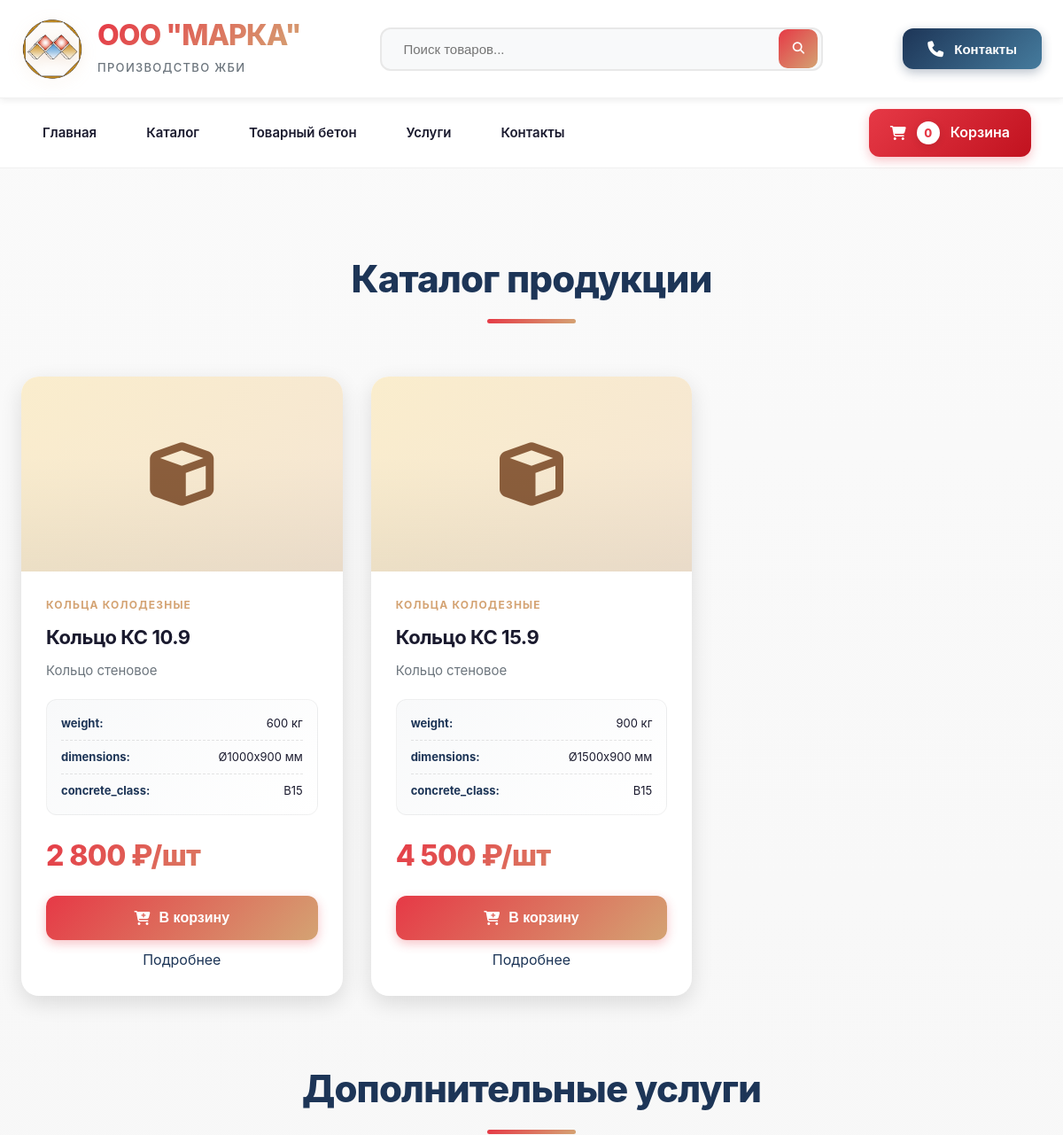
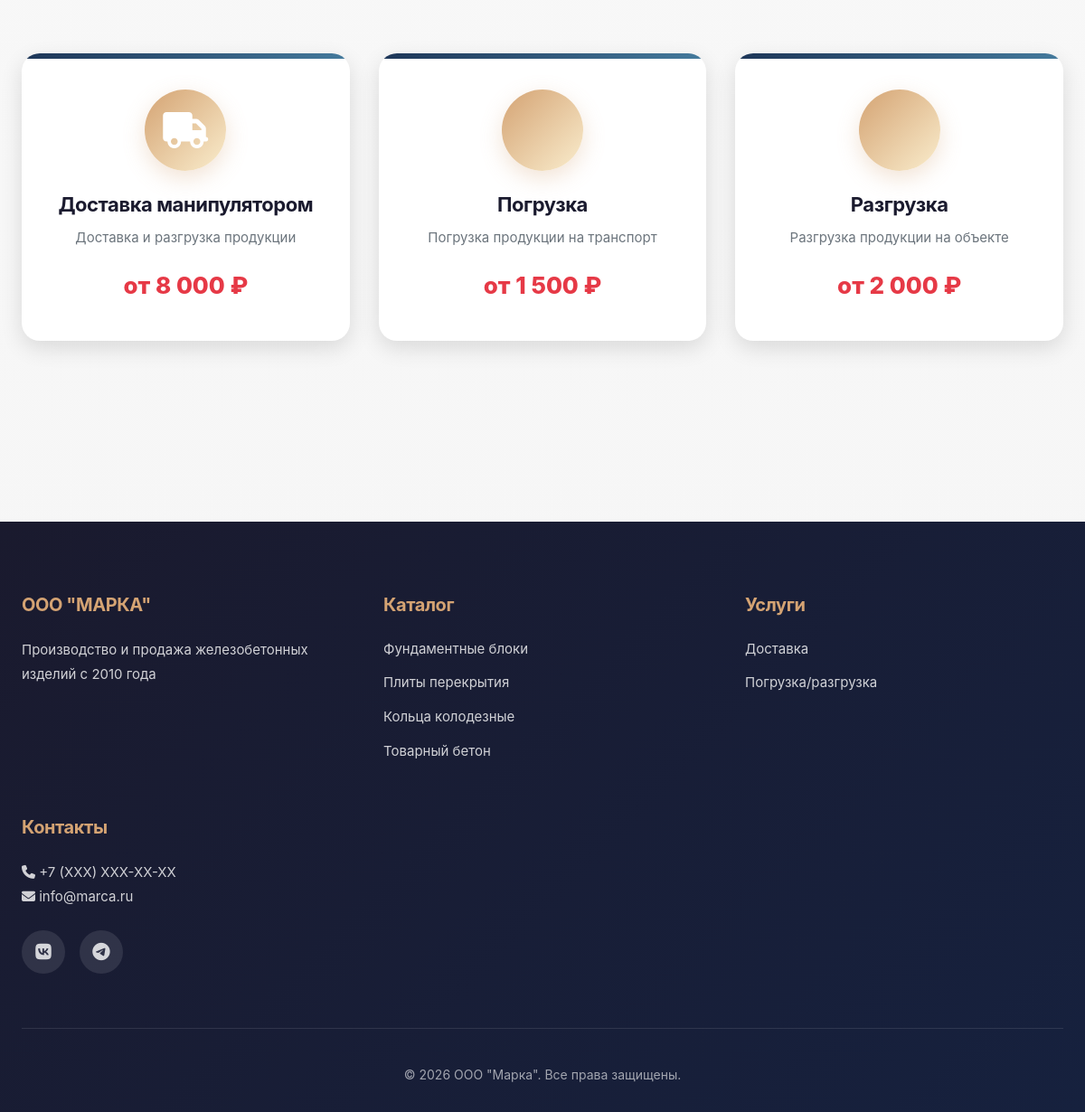
The page /catalog.php?category=3 on the database its author committed (2 pictures, top to bottom).
### tables this page shows
CREATE TABLE products (
                          id INT AUTO_INCREMENT PRIMARY KEY,
                          category_id INT,
                          name VARCHAR(255) NOT NULL,
                          slug VARCHAR(255) NOT NULL,
                          description TEXT,
                          price DECIMAL(10, 2) NOT NULL,
                          unit VARCHAR(50) DEFAULT 'шт',
                          image VARCHAR(255),
                          specifications JSON,
                          in_stock BOOLEAN DEFAULT TRUE,
                          created_at TIMESTAMP DEFAULT CURRENT_TIMESTAMP
);

CREATE TABLE categories (
                            id INT AUTO_INCREMENT PRIMARY KEY,
                            name VARCHAR(255) NOT NULL,
                            slug VARCHAR(255) NOT NULL,
                            description TEXT
);

CREATE TABLE services (
                          id INT AUTO_INCREMENT PRIMARY KEY,
                          name VARCHAR(255) NOT NULL,
                          description TEXT,
                          price DECIMAL(10, 2),
                          icon VARCHAR(255)
);

### includes/functions.php (called while the page is built, shortened)
<?php
function getProducts($pdo, $categoryId = null) {
    if ($categoryId) {
        $stmt = $pdo->prepare("
            SELECT p.*, c.name as category_name
            FROM products p
            LEFT JOIN categories c ON p.category_id = c.id
            WHERE p.category_id = ? ORDER BY p.name
        ");
        $stmt->execute([$categoryId]);
    }
    return $stmt->fetchAll();
}
function getServices($pdo) {
    $stmt = $pdo->query("SELECT * FROM services");
    return $stmt->fetchAll();
}
?>

### catalog.php (the view, shortened to what this page needs)
<?php
require_once __DIR__ . '/includes/header.php';
$searchQuery = $_GET['search'] ?? null;
$categoryId = $_GET['category'] ?? null;
if ($searchQuery) {
    $products = searchProducts($pdo, $searchQuery);
} else {
    $products = getProducts($pdo, $categoryId);
}
?>
    <div class="catalog">
        <div class="container">
            <h2 class="section-title"><?php echo $searchQuery ? 'Результаты поиска' : 'Каталог продукции'; ?></h2>
            <div class="products-grid">
                <?php if (empty($products)): ?>
                    <p style="text-align: center; grid-column: 1/-1; font-size: 18px; color: #7f8c8d;">
                        Товары не найдены
                    </p>
                <?php else: ?>
                    <?php foreach ($products as $product): ?>
                        <div class="product-card">
                            <div class="product-image">
                                <i class="fas fa-cube"></i>
                            </div>
                            <div class="product-info">
                                <div class="product-category"><?php echo htmlspecialchars($product['category_name']); ?></div>
                                <h3 class="product-name"><?php echo htmlspecialchars($product['name']); ?></h3>
                                <p class="product-description"><?php echo htmlspecialchars($product['description']); ?></p>
                                <?php if ($product['specifications']): ?>
                                    <div class="product-specs">
                                        <?php
                                        $specs = json_decode($product['specifications'], true);
                                        foreach ($specs as $key => $value): ?>
                                            <div><strong><?php echo htmlspecialchars($key); ?>:</strong> <?php echo htmlspecialchars($value); ?></div>
                                        <?php endforeach; ?>
                                    </div>
                                <?php endif; ?>
                                <div class="product-price">
                                    <?php echo number_format($product['price'], 0, '.', ' '); ?> ₽/<?php echo htmlspecialchars($product['unit']); ?>
                                </div>
                                <button class="btn-add-cart" onclick="addToCart(<?php echo $product['id']; ?>, '<?php echo htmlspecialchars($product['name']); ?>', <?php echo $product['price']; ?>)">
                                    <i class="fas fa-cart-plus"></i> В корзину
                                </button>
                                <a href="/product.php?slug=<?php echo $product['slug']; ?>" style="display: block; text-align: center; margin-top: 10px; color: var(--primary-blue); text-decoration: none;">
                                    Подробнее
                                </a>
                            </div>
                        </div>
                    <?php endforeach; ?>
                <?php endif; ?>
            </div>
            <div id="services" style="margin-top: 80px;">
                <h2 class="section-title">Дополнительные услуги</h2>
                <div class="services-grid">
                    <?php
                    $services = getServices($pdo);
                    foreach ($services as $service):
                        ?>
                        <div class="service-card">
                            <div class="service-icon">
                                <i class="fas fa-<?php echo htmlspecialchars($service['icon']); ?>"></i>
                            </div>
                            <h3><?php echo htmlspecialchars($service['name']); ?></h3>
                            <p><?php echo htmlspecialchars($service['description']); ?></p>
                            <?php if ($service['price']): ?>
                                <div class="service-price">от <?php echo number_format($service['price'], 0, '.', ' '); ?> ₽</div>
                            <?php endif; ?>
                        </div>
                    <?php endforeach; ?>
                </div>
            </div>
        </div>
    </div>
<?php require_once __DIR__ . '/includes/footer.php'; ?>

### rows shown on the page
products: category.name "КОЛЬЦА КОЛОДЕЗНЫЕ", name "Кольцо КС 10.9", description "Кольцо стеновое", key "weight", specifications "600 кг", key "dimensions", specifications "Ø1000x900 мм", key "concrete_class", specifications "B15", price "2 800", unit "шт"
products: category.name "КОЛЬЦА КОЛОДЕЗНЫЕ", name "Кольцо КС 15.9", description "Кольцо стеновое", key "weight", specifications "900 кг", key "dimensions", specifications "Ø1500x900 мм", key "concrete_class", specifications "B15", price "4 500", unit "шт"
services: name "Доставка манипулятором", description "Доставка и разгрузка продукции", price "8 000"
services: name "Погрузка", description "Погрузка продукции на транспорт", price "1 500"
services: name "Разгрузка", description "Разгрузка продукции на объекте", price "2 000"

### other values the page prints
$cartCount "0"
ADMIN_PHONE "+7 (XXX) XXX-XX-XX"
ADMIN_EMAIL "info@marca.ru"
